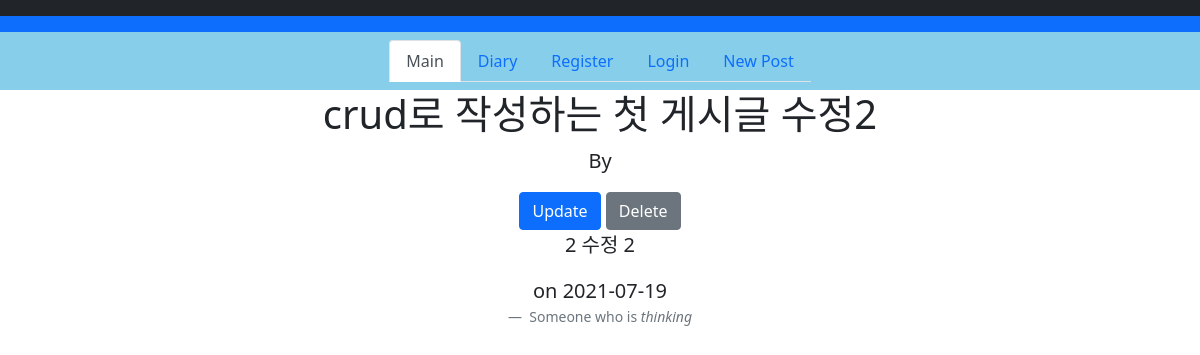
Screenshot of /post/3 with the database file from the repository.
### flaskblog/models.py (models this page shows, shortened)
class Post(db.Model):
	id = db.Column(db.Integer, primary_key=True)
	title = db.Column(db.String(100), nullable = False)
	date_posted = db.Column(db.DateTime, nullable = False, default=datetime.utcnow())
	content = db.Column(db.Text, nullable=False)
	user_id = db.Column(db.Integer, db.ForeignKey('user.id'), nullable=False)

### flaskblog/routes.py (the view)
@app.route("/post/<int:post_id>")
def post(post_id):
	post = Post.query.get_or_404(post_id)
	return render_template('post.html', title='post.title', post=post)

### flaskblog/templates/post.html (shortened to what this page needs)
{% extends "layout.html" %}
{% block content %}
    <h1>{{ post.title }}</h1>
    <p> By {{ post.author.username}}</p>
    <div>
        <a class="btn btn-primary" href="{{ url_for('update_post', post_id=post.id ) }}">Update</a>
        <button type="button" class="btn btn-secondary" data-bs-toggle="modal" data-bs-target="#exampleModal">Delete</button>
    </div>
    <p> {{ post.content }} </p>
    <p> on {{ post.date_posted.strftime('%Y-%m-%d') }} </p>
{% endblock content %}

### rows the page displays
Post: title "crud로 작성하는 첫 게시글 수정2", content "2 수정 2", date_posted "2021-07-19"
